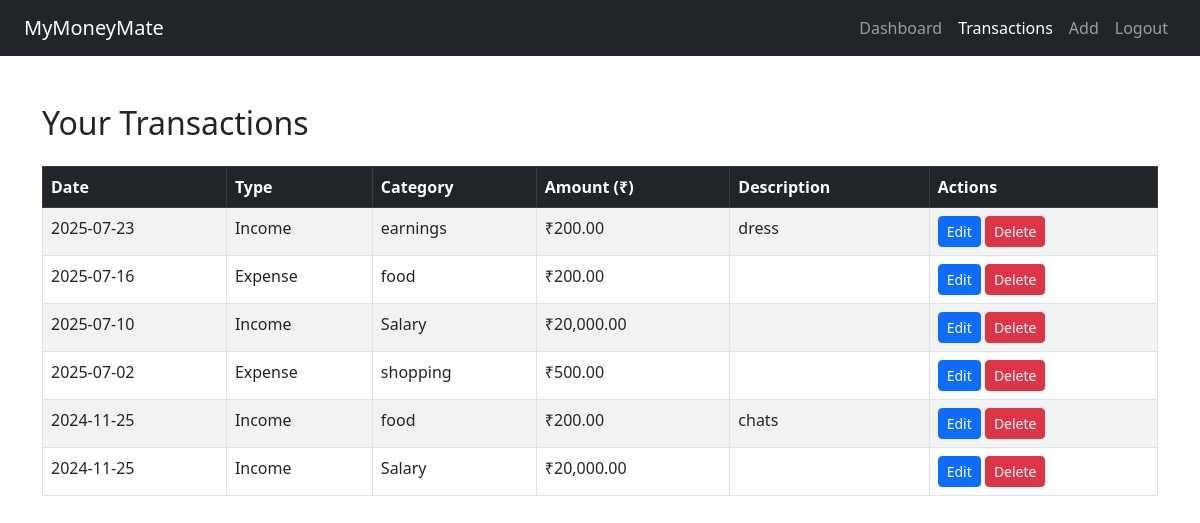
/user/view_transactions.php (signed in), run on the app's committed database.
### tables this page shows
CREATE TABLE `transactions` (
  `id` int(11) NOT NULL,
  `user_id` int(11) NOT NULL,
  `type` enum('income','expense') NOT NULL,
  `category` varchar(100) NOT NULL,
  `amount` decimal(10,2) NOT NULL,
  `description` text DEFAULT NULL,
  `date` date NOT NULL,
  `created_at` timestamp NOT NULL DEFAULT current_timestamp()
);

### user/view_transactions.php (the view, shortened to what this page needs)
<?php
include '../config/db.php';
$user_id = $_SESSION['user_id'];
$result = $conn->query("SELECT * FROM transactions WHERE user_id=$user_id ORDER BY date DESC");
?>
<!DOCTYPE html>
<html lang="en">
<head>
    <link href="https://cdn.jsdelivr.net/npm/bootstrap@5.3.0/dist/css/bootstrap.min.css" rel="stylesheet">
</head>
<body>
<nav class="navbar navbar-expand-lg navbar-dark bg-dark px-4">
  <a class="navbar-brand" href="dashboard.php">MyMoneyMate</a>
  <div class="collapse navbar-collapse">
    <ul class="navbar-nav ms-auto">
      <li class="nav-item"><a class="nav-link" href="dashboard.php">Dashboard</a></li>
      <li class="nav-item"><a class="nav-link active" href="view_transactions.php">Transactions</a></li>
      <li class="nav-item"><a class="nav-link" href="add_transaction.php">Add</a></li>
      <li class="nav-item"><a class="nav-link" href="../auth/logout.php">Logout</a></li>
    </ul>
  </div>
</nav>
<div class="container mt-5">
    <h2 class="mb-4">Your Transactions</h2>
    <table class="table table-bordered table-hover table-striped">
        <thead class="table-dark">
            <tr>
                <th>Date</th>
                <th>Type</th>
                <th>Category</th>
                <th>Amount (₹)</th>
                <th>Description</th>
                <th>Actions</th>
            </tr>
        </thead>
        <tbody>
            <?php while ($row = $result->fetch_assoc()) { ?>
                <tr>
                    <td><?= $row['date'] ?></td>
                    <td><?= ucfirst($row['type']) ?></td>
                    <td><?= $row['category'] ?></td>
                    <td>₹<?= number_format($row['amount'], 2) ?></td>
                    <td><?= $row['description'] ?></td>
                    <td>
                        <a href="edit_transactions.php?id=<?= $row['id'] ?>" class="btn btn-sm btn-primary">Edit</a>
                        <a href="delete_transaction.php?id=<?= $row['id'] ?>" class="btn btn-sm btn-danger" onclick="return confirm('Are you sure you want to delete this transaction?')">Delete</a>
                    </td>
                </tr>
            <?php } ?>
        </tbody>
    </table>
</div>
</body>
</html>

### data on the page
transactions: date "2025-07-23", type "Income", category "earnings", amount "200.00", description "dress"
transactions: date "2025-07-16", type "Expense", category "food", amount "200.00"
transactions: date "2025-07-10", type "Income", category "Salary", amount "20,000.00"
transactions: date "2025-07-02", type "Expense", category "shopping", amount "500.00"
transactions: date "2024-11-25", type "Income", category "food", amount "200.00", description "chats"
transactions: date "2024-11-25", type "Income", category "Salary", amount "20,000.00"
